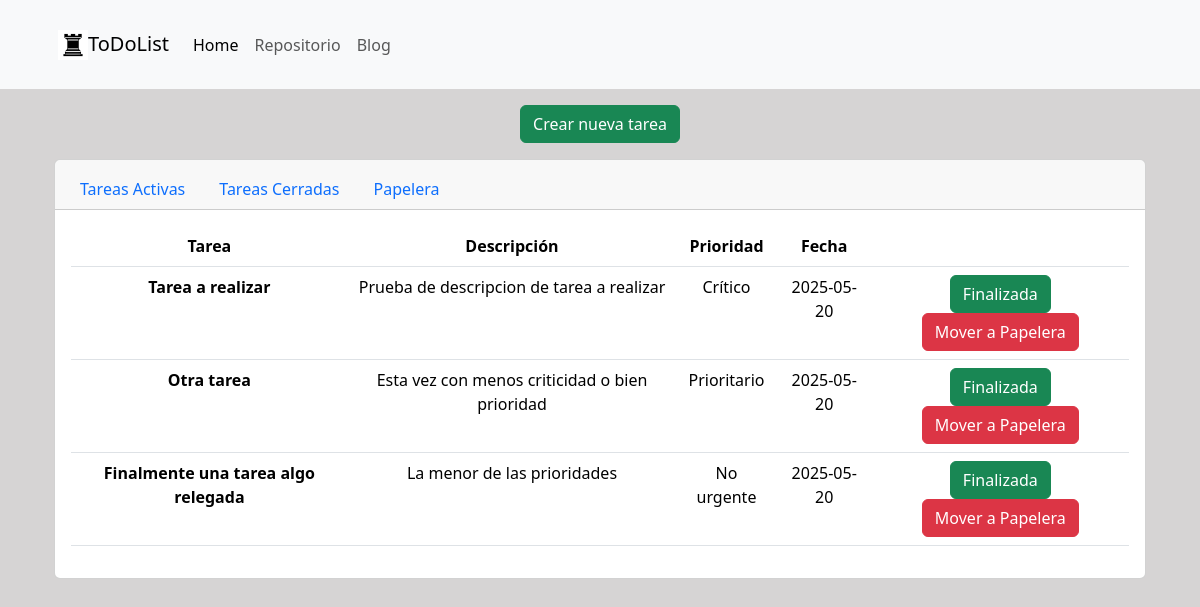
Page /task on the committed database.
### tables this page shows
CREATE TABLE tasks (
                name text,
                desc text,
                prio integer,
                date text,
                status integer
            );

### app.py (the view)
@app.route("/task", methods=['POST','GET'])
def task():
    global static_tittle
    if request.method == 'POST':
        data = taskController.getAllData(main_table)
        action = request.form.get("button")
        task_title = request.form.get("Title")
        task_title = re.sub(r'[^A-Za-z0-9 ]+', '', task_title)
        if action == "aceptar" and static_tittle != task_title:
            task_resume = request.form.get("Resume")
            task_resume = re.sub(r'[^A-Za-z0-9 ]+', '', task_resume)
            task_priority = request.form.get("Prioridad")
            task_status = 0
            task_date = str(date.today())
            taskController.insertRow(task_title,task_resume,task_priority,task_date,task_status)
        else:
            pass
        return redirect(url_for('task'))
    else:
        data = taskController.getAllData(main_table)
        return render_template('task.html', contenido = data, current_path = request.url)

### taskController.py (called while the page is built)
def getAllData(table):
    connection = sql.connect("task_data.db")
    connection.row_factory = sql.Row
    cursor = connection.cursor()
    instruction = f"SELECT * FROM '{table}'"
    cursor.execute(instruction)
    data = cursor.fetchall()
    connection.commit()
    connection.close()
    return data

### templates/task.html (shortened to what this page needs)
<!DOCTYPE html>
<html lang="en">
<head>
  <link href="https://cdn.jsdelivr.net/npm/bootstrap@5.3.6/dist/css/bootstrap.min.css" rel="stylesheet"
>
  <link rel="stylesheet" href="{{ url_for('static', filename='styles.css') }}">
</head>
<body>
  <nav class="navbar sticky-top navbar-expand-lg bg-body-tertiary w-100 navbar-light">
    <div class="container">
      <div class="container-fluid d-flex justify-content-center p-3">
        <a class="navbar-brand" href="#"><img src="{{ url_for('static', filename='images/icon.png') }}" alt="Logo"
            width="30" height="30" class="d-inline-block align-text-top">ToDoList</a>
        <div class="collapse navbar-collapse" id="navbarNavAltMarkup">
          <div class="navbar-nav">
            <a class="nav-link active" aria-current="page" href="/">Home</a>
            <a class="nav-link" href="https://github.com/BrunoMorales23/Py-Lab-WS-02-ToDoList"
              target="_blank">Repositorio</a>
            <a class="nav-link" href="https://marsublog.onrender.com/" target="_blank">Blog</a>
          </div>
        </div>
      </div>
    </div>
  </nav>
  <div class="container">
    <div class="container-fluid d-flex justify-content-center p-3">
      <button type="button" class="btn btn-success" data-bs-toggle="modal" data-bs-target="#staticBackdrop">
        Crear nueva tarea
      </button>
    </div>
  </div>
  <div class="container">
    <div class="container-fluid">
      <div class="card text-center">
        <div class="card-header">
          <ul class="nav nav-tabs card-header-tabs">
            <li class="nav-item">
              <a class="nav-link" href="/task">Tareas Activas</a>
            </li>
            <li class="nav-item">
              <a class="nav-link" href="/task/closed">Tareas Cerradas</a>
            </li>
            <li class="nav-item">
              <a class="nav-link" href="/task/deleted">Papelera</a>
            </li>
          </ul>
        </div>
        <div class="card-body">
          <table class="table">
            <thead>
              <tr>
                <th scope="col">Tarea</th>
                <th scope="col">Descripción</th>
                <th scope="col">Prioridad</th>
                <th scope="col">Fecha</th>
                <th scope="col"></th>
              </tr>
            </thead>
            <tbody>
              {% for item in contenido %}
              <tr>
                <th scope="row">{{ item.name }}</th>
                <td>{{ item.desc }}</td>
                <td>{{ item.prio }}</td>
                <td>{{ item.date }}</td>
                <td>
                  <form action="/task{{item.name}}" method="post">
                    {% if '/task/deleted' in current_path %}
                    <button type="submit" class="btn btn-warning" name="button" value="closecerrar">Restaurar</button>
                    <button type="submit" class="btn btn-danger" name="button" value="closeeliminar">Eliminar
                      Definitivamente</button>
                    {% elif '/task/closed' in current_path %}
                    <button type="submit" class="btn btn-warning" name="button" value="closecerrar">Reabrir</button>
                    <button type="submit" class="btn btn-danger" name="button" value="closeeliminar">Mover a
                      Papelera</button>
                    {% else %}
                    <button type="submit" class="btn btn-success" name="button" value="maincerrar">Finalizada</button>
                    <button type="submit" class="btn btn-danger" name="button" value="maineliminar">Mover a
                      Papelera</button>
                    {% endif %}
                  </form>
                </td>
              </tr>
              {% endfor %}
            </tbody>
          </table>
        </div>
      </div>
</body>
</html>

### static/styles.css (style rules this page uses)
body { background-color: rgba(214, 212, 212, 0.986); }

### rows in the picture
tasks: name "Tarea a realizar", desc "Prueba de descripcion de tarea a realizar", prio "Crítico", date "2025-05-20"
tasks: name "Otra tarea", desc "Esta vez con menos criticidad o bien prioridad", prio "Prioritario", date "2025-05-20"
tasks: name "Finalmente una tarea algo relegada", desc "La menor de las prioridades", prio "No urgente", date "2025-05-20"
